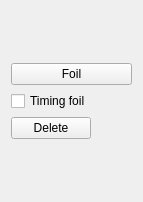
<?xml version="1.0" encoding="UTF-8"?>
<ui version="4.0">
 <class>ui_foils_widget</class>
 <widget class="QWidget" name="ui_foils_widget">
  <property name="geometry">
   <rect>
    <x>0</x>
    <y>0</y>
    <width>143</width>
    <height>202</height>
   </rect>
  </property>
  <property name="windowTitle">
   <string>ui_foils_widget</string>
  </property>
  <layout class="QVBoxLayout" name="verticalLayout_2">
   <item>
    <layout class="QVBoxLayout" name="verticalLayout">
     <item>
      <spacer name="verticalSpacer">
       <property name="orientation">
        <enum>Qt::Vertical</enum>
       </property>
       <property name="sizeHint" stdset="0">
        <size>
         <width>20</width>
         <height>40</height>
        </size>
       </property>
      </spacer>
     </item>
     <item>
      <widget class="QPushButton" name="foilButton">
       <property name="text">
        <string>Foil</string>
       </property>
      </widget>
     </item>
     <item>
      <widget class="QCheckBox" name="timingFoilCheckBox">
       <property name="text">
        <string>Timing foil</string>
       </property>
      </widget>
     </item>
     <item>
      <layout class="QHBoxLayout" name="horizontalLayout_6">
       <item>
        <widget class="QPushButton" name="deleteButton">
         <property name="text">
          <string>Delete</string>
         </property>
        </widget>
       </item>
       <item>
        <spacer name="horizontalSpacer">
         <property name="orientation">
          <enum>Qt::Horizontal</enum>
         </property>
         <property name="sizeHint" stdset="0">
          <size>
           <width>40</width>
           <height>20</height>
          </size>
         </property>
        </spacer>
       </item>
      </layout>
     </item>
     <item>
      <spacer name="verticalSpacer_2">
       <property name="orientation">
        <enum>Qt::Vertical</enum>
       </property>
       <property name="sizeHint" stdset="0">
        <size>
         <width>20</width>
         <height>40</height>
        </size>
       </property>
      </spacer>
     </item>
    </layout>
   </item>
  </layout>
 </widget>
 <layoutdefault spacing="6" margin="11"/>
 <resources/>
 <connections/>
</ui>
